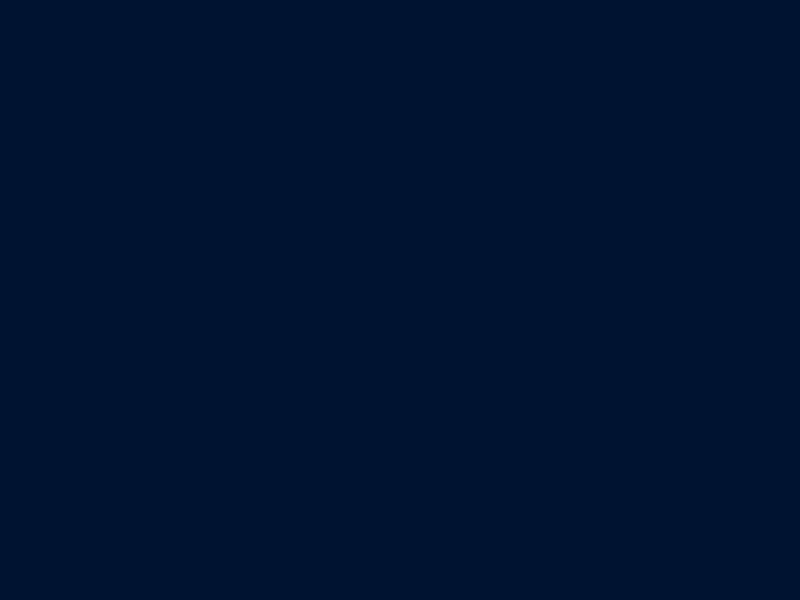
Frame 1 (no input)
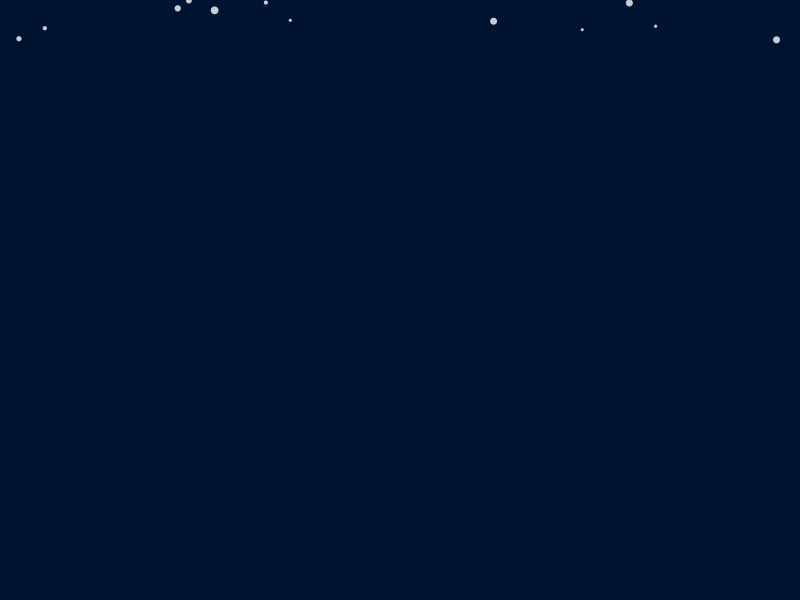
Frame 60 (the mouse pressed at the canvas centre just before this capture)
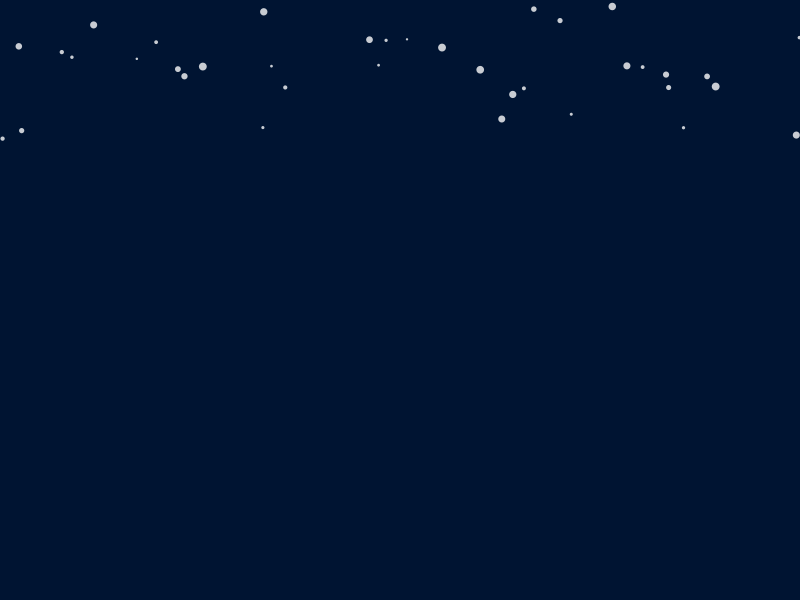
Frame 120 (the mouse held since frame 60 and released just before this capture)

The Processing sketch that drew these frames (run headless with seeded random() and noise(); from frame 60 on, the mouse is pressed at the canvas centre):

// Processing sketch: Snowflake
// ── Snowflake.pde
int  count = 200;
PVector [] loc = new PVector [count];
PVector [] vel = new PVector [count];
PVector [] acc = new PVector [count];
float [] sz = new float [count];

void setup() {
 size (800,600);
for (int i = 0; i < count; i++) {
   sz[i] = random(2, 8);
   loc[i] = new PVector(random(width), random(-height, -sz[i]/2));
   vel[i] = new PVector(0, random(1));
   acc[i] = new PVector(0, .01);
   }
 noStroke();
 fill (255, 200);
}

void draw () {
  background (0, 20, 50);
  for (int i = 0; i < count; i++) {
    //move snowflake
    vel[i].add(acc[i]);
    loc[i].add(vel[i]);
    vel[i].limit(3);
    //draw snowflake
    ellipse(loc[i].x, loc[i].y, sz[i], sz[i]);
    //change horizontal acceleration
    acc[i].x = random(-.1, .1);
    //restart snowflake
    if (loc[i].y - sz[i]/2 > height) {
      loc[i].set(random(width), random(-height, -sz[i]/2));
      vel[i].set(0, 1);
    }
   }
 }
